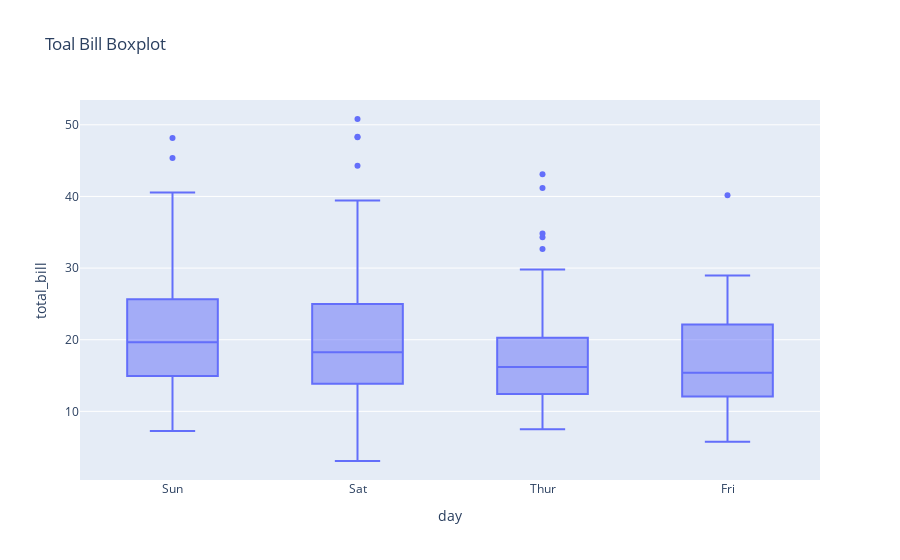

Notebook cell for this chart:
### Markdown cell above
### Plotting a Boxplot Graph

### Code cell
fig = px.box(tips, x='day', y='total_bill', title="Toal Bill Boxplot")
fig.show()

### Figure 1 — Plotly figure (JSON) as saved in the notebook; plotly's stock layout.template omitted (floating-point values rounded to 4 significant figures; data arrays with more than 128 entries replaced by an {"elided": "..."} marker saying what was removed)
{"data": [{"alignmentgroup": "True", "hovertemplate": "day=%{x}<br>total_bill=%{y}<extra></extra>", "legendgroup": "", "marker": {"color": "#636efa"}, "name": "", "notched": false, "offsetgroup": "", "orientation": "v", "showlegend": false, "type": "box", "x": {"elided": "244 str values"}, "x0": " ", "xaxis": "x", "y": {"elided": "244 float values"}, "y0": " ", "yaxis": "y"}], "layout": {"boxmode": "group", "legend": {"tracegroupgap": 0}, "title": {"text": "Toal Bill Boxplot"}, "xaxis": {"anchor": "y", "domain": [0, 1], "title": {"text": "day"}}, "yaxis": {"anchor": "x", "domain": [0, 1], "title": {"text": "total_bill"}}}}
